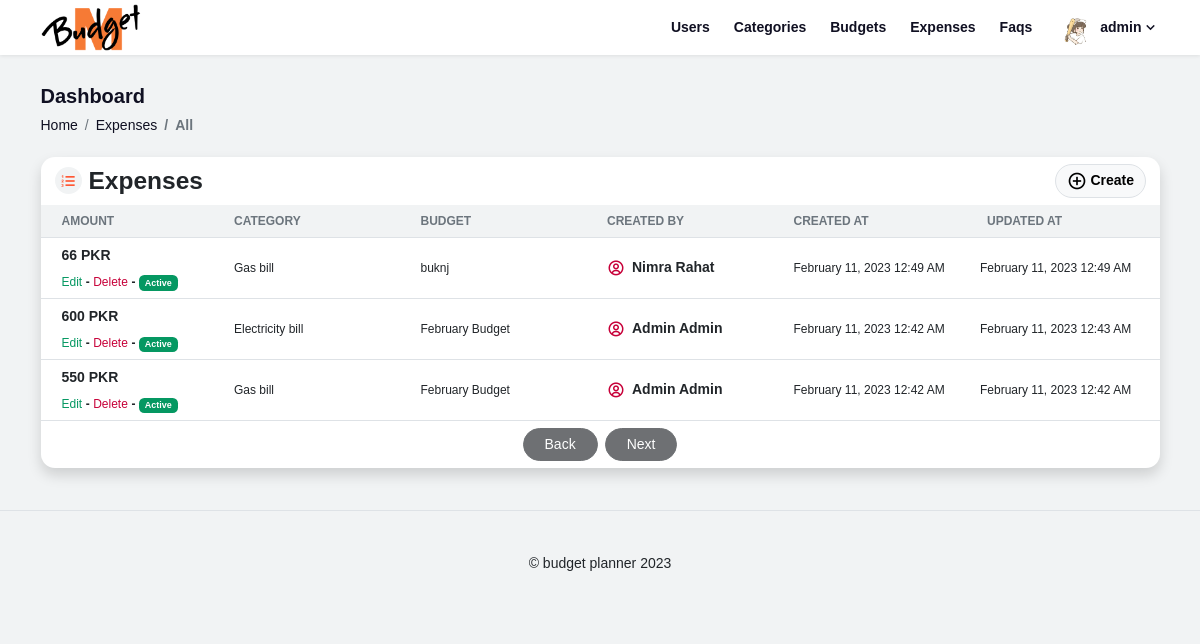
/expenses.php (signed in), run on the app's committed database.
### tables this page shows
CREATE TABLE `users` (
  `id` int(11) NOT NULL,
  `firstname` varchar(200) DEFAULT NULL,
  `lastname` varchar(200) DEFAULT NULL,
  `username` varchar(255) DEFAULT NULL,
  `image` text DEFAULT NULL,
  `email` varchar(200) DEFAULT NULL,
  `password` varchar(200) DEFAULT NULL,
  `is_role` tinyint(1) DEFAULT NULL,
  `is_status` int(11) DEFAULT NULL,
  `is_active` tinyint(1) DEFAULT NULL,
  `created_at` datetime DEFAULT NULL,
  `updated_at` datetime DEFAULT NULL
);

CREATE TABLE `expenses` (
  `id` int(11) NOT NULL,
  `description` varchar(1000) DEFAULT NULL,
  `amount` varchar(255) DEFAULT NULL,
  `budget_id` int(11) DEFAULT NULL,
  `category_id` int(11) DEFAULT NULL,
  `e_date` int(4) DEFAULT NULL,
  `e_month` int(11) DEFAULT NULL,
  `e_year` int(11) DEFAULT NULL,
  `is_active` tinyint(1) DEFAULT NULL,
  `created_by` int(11) DEFAULT NULL,
  `created_at` datetime DEFAULT NULL,
  `updated_at` datetime DEFAULT NULL
);

CREATE TABLE `categories` (
  `id` int(11) NOT NULL,
  `name` varchar(255) DEFAULT NULL,
  `is_editable` tinyint(1) DEFAULT NULL,
  `is_active` tinyint(1) DEFAULT NULL,
  `created_by` int(1) DEFAULT NULL,
  `created_at` datetime DEFAULT NULL,
  `updated_at` datetime DEFAULT NULL
);

CREATE TABLE `budgets` (
  `id` int(11) NOT NULL,
  `name` varchar(255) DEFAULT NULL,
  `savings` varchar(20) DEFAULT NULL,
  `budget` varchar(20) DEFAULT NULL,
  `e_date` int(11) DEFAULT NULL,
  `e_month` int(10) DEFAULT NULL,
  `e_year` year(4) DEFAULT NULL,
  `created_by` int(11) DEFAULT NULL,
  `is_active` tinyint(1) DEFAULT NULL,
  `created_at` datetime DEFAULT NULL,
  `updated_at` datetime DEFAULT NULL
);

### classes/session.php (called while the page is built, shortened)
<?php
class session {
	public static function get($key){
		if(isset($_SESSION[$key])){
			return $_SESSION[$key];
		} else {
			return false;
		}
	}
}
?>

### classes/auth.php (called while the page is built, shortened)
<?php
class auth {
    public static function user(){
        if(session::get("id")){
            $data = DB::select("*");
            $data = DB::from("users");
            $data = DB::where(["id" => session::get("id")]);
            $data = DB::execute();
            $data = DB::fetch("one");
        } else {
            $data = false;
        }
        return $data;
    }
}
?>

### classes/media.php (called while the page is built, shortened)
<?php
class media {
  public static function image($image) {
      if(empty($image) || $image == "avatar.png"){
        return "./uploads/placeholder/avatar.png";
      } else if (file_exists("./uploads/{$image}") && !empty($image)){
       return "./uploads/{$image}";
    }
  }
}

### modules/expenses.php (called while the page is built, shortened)
<?php
class module {
    public static function listing(){
        $data = DB::execute();
        $data = DB::fetch("all");
        return $data;
    }
}
?>

### classes/datetime.php (called while the page is built)
<?php
class DT {
    public static function format($datetime = "Y-m-d - h:i a", $pattern = "F d, Y h:i A"){
		return date($pattern, strtotime($datetime));
	}
}
?>

### expenses.php (the view, shortened to what this page needs)
<!DOCTYPE html>
<html lang="en">
<head>
    <link rel="stylesheet" href="./src/libs/bootstrap/css/bootstrap.min.css">
    <link rel="stylesheet" href="./src/libs/boxicons/css/boxicons.min.css">
    <link rel="stylesheet" href="./src/css/stylesheet.css">
    <link rel="stylesheet" href="./src/css/utilities.css">
</head>
<body class="bg-light">
    <?php f::component("navbar"); ?>
    <main class="container container-sm container-md container-lg container-xl container-xxl">
        <nav class="mt-5 pt-5 pb-4">
            <h1 class="font-20 text-dark text-decoration-none fw-bold">Dashboard</h1>
            <ol class="breadcrumb m-0">
                <li class="breadcrumb-item">
                    <a href="index.php" class="text-decoration-none text-dark">Home</a>
                </li>
                <li class="breadcrumb-item">
                    <a href="expenses.php" class="text-decoration-none text-dark">
                        Expenses
                    </a>
                </li>
                <li class="breadcrumb-item active fw-bold">All</li>
            </ol>
        </nav>
        <section class="bg-white card shadow rounded-4 border-0 mb-5">
            <div class="card-header bg-transparent d-flex align-items-center border-0">
                <h3 class="card-title fw-bold m-0 d-flex align-items-center">
                    <span class="bx bx-list-ol bg-light p-1 font-20 text-warning rounded-circle me-2"></span>
                    Expenses
                </h3>
                <a href="expense-create.php" class="d-flex align-items-center btn btn-light border ms-auto rounded-5">
                    <b class="bx bx-plus-circle me-1 font-20"></b>
                    <b>Create</b>
                </a>
            </div>
            <div class="card-body p-0">
                <table class="table table-card m-0 font-12">
                    <thead class="bg-light">
                        <tr>
                            <th class="px-4 border-bottom text-uppercase text-muted" scope="col">Amount</th>
                            <th class="border-bottom text-uppercase text-muted" scope="col">Category</th>
                            <th class="border-bottom text-uppercase text-muted" scope="col">Budget</th>
                            <?php if(f::is_admin()): ?>
                            <th class="border-bottom text-uppercase text-muted" scope="col">Created by</th>
                            <?php endif; ?>
                            <th class="border-bottom text-uppercase text-muted" scope="col">Created at</th>
                            <th class="px-3 border-bottom text-uppercase text-muted" scope="col">Updated at</th>
                        </tr>
                    </thead>
                    <tbody class="font-12">
                        <?php $listing = module::listing(); ?>
                        <?php if($listing): ?>
                        <?php foreach($listing as $item): ?>
                            <tr>
                                <td class="align-middle px-4" data-label="Name">
                                    <a href="expense-details.php?id=<?php echo $item["id"]; ?>" class="fw-bold link-dark font-14 text-decoration-none">
                                        <?php echo $item["amount"]; ?> PKR
                                    </a>
                                    <div class="d-flex align-items-center m-0 mt-2">
                                        <a href="expense-update.php?id=<?php echo $item["id"]; ?>" class="text-decoration-none text-success me-1">Edit</a>
                                        <b>-</b>
                                        <a href="expenses.php?id=<?php echo $item["id"]; ?>&action=delete" class="text-decoration-none text-danger mx-1">Delete</a>
                                        <b>-</b>
                                        <p class="ms-1 m-0"><?php echo f::is_active($item['is_active']); ?></p>
                                    </div>
                                </td>
                                <td class="align-middle" data-label="Category">
                                    <?php echo $item["category"]; ?>
                                </td>
                                <td class="align-middle" data-label="Budget">
                                    <?php echo $item["budget"]; ?>
                                </td>
                                <?php if(f::is_admin()): ?>
                                <td class="align-middle" data-label="Created by">
                                    <p class="m-0 d-flex align-items-center font-14">
                                        <b class="text-danger bx bx-user-circle me-2 font-18"></b>
                                        <b><?php echo $item["firstname"]; ?> <?php echo $item["lastname"]; ?></b>
                                    </p>
                                </td>
                                <?php endif; ?>
                                <td class="align-middle" data-label="Created at">
                                    <?php echo DT::format($item["created_at"]); ?>
                                </td>
                                <td class="align-middle" data-label="Updated at">
                                    <?php echo DT::format($item["updated_at"]); ?>
                                </td>
                            </tr>
                            <?php endforeach;?>
                        <?php endif;?>
                    </tbody>
                </table>
            </div>
            <div class="card-footer text-center bg-transparent border-0">
            </div>
        </section>
    </main>
</body>
</html>

### components/navbar.php (shortened to what this page needs)
<?php $user = auth::user(); ?>
<header class="navbar navbar-expand navbar-light fixed-top bg-white shadow-sm">
    <nav class="container container-sm container-md container-lg container-xl container-xxl">
        <a class="navbar-brand" href="index.php">
            <img src="./src/images/logo.png" class="d-inline-block logo">
        </a>
        <?php if(!f::is_authenticated()): ?>
        <ul class="navbar-nav nav-right">
            <li class="nav-item">
                <a class="nav-link text-dark btn btn-light shadow-none rounded-4" href="login.php">Login</a>
            </li>
            <li class="nav-item">
                <a class="nav-link text-dark btn btn-light shadow-none rounded-4" href="signup.php">Sign up</a>
            </li>
        </ul>
        <?php else: ?>
        <ul class="navbar-nav nav-center d-none d-lg-flex">
            <?php if(f::is_admin()): ?>
            <li class="nav-item">
                <a class="nav-link text-dark" href="users.php">Users</a>
            </li>
            <?php endif; ?>
            <li class="nav-item">
                <a class="nav-link text-dark" href="categories.php">Categories</a>
            </li>
            <li class="nav-item">
                <a class="nav-link text-dark" href="budgets.php">Budgets</a>
            </li>
            <li class="nav-item">
                <a class="nav-link text-dark" href="expenses.php">Expenses</a>
            </li>
            <li class="nav-item">
                <a class="nav-link text-dark" href="faqs.php">Faqs</a>
            </li>
        </ul>
        <?php endif; ?>
        <?php if(f::is_authenticated()): ?>
        <div class="dropdown ms-3">
            <a href="javascript:void(0)" data-bs-toggle="dropdown"
                class="d-flex align-items-center text-dark text-decoration-none">
                <div class="size-35 me-2">
                    <img src="<?php echo media::image($user["image"])?>" class="rounded-circle w-100 h-100 object-cover">
                </div>
                <b class="font-14"><?php echo $user["username"]; ?></b>
                <b class="bx bx-chevron-down font-18"></b>
            </a>
        </div>
        <?php endif; ?>
    </nav>
</header>

### classes/functions.php (shortened to what this page needs)
<?php
class f {
	public static function is_active($value, $type="badge"){
		if($type =="badge"){
			if($value == 0){
				echo '<span class="badge bg-danger">Inactive</span>';
			 } else if($value == 1) {
				echo '<span class="badge bg-success">Active</span>';
			 }
		} else if($type =="option") {
			if($value == 0){
				echo '<option value="1">Yes</option><option value="0" selected>No</option>';
			 } else if($value == 1) {
				echo '<option value="1" selected>Yes</option><option value="0">No</option>';
			 }
		}
   	}
	public static function is_admin($redirect = False, $path = ""){
		return ($_SESSION["is_role"] == 0) ? true  : false;
	}
	public static function is_customer($redirect = False, $path = ""){
		return ($_SESSION["is_role"] == 1) ? true  : false;
	}
	public static function is_authenticated(){
		return (isset($_SESSION["id"])) ? true  : false;
	}
	public static function component($file){
		require_once "components/".$file.".php";
	}
}
?>

### src/css/stylesheet.css (style rules this page uses)
html, body { margin: 0; padding: 0; font-size: 14px; font-family: Arial, Helvetica, sans-serif; }
.navbar { padding: 0px; margin: 0px; display: flex; }
.navbar .container .navbar-brand { width: 100px; max-width: 100px; min-width: 100px; height: auto; display: inline-block; margin-right: auto; }
.navbar .container .navbar-brand .logo { width: 100%; min-width: 100%; max-width: 100%; -o-object-fit: contain; object-fit: contain; height: auto; }
.navbar .container .nav-center { align-items: center; align-content: center; justify-content: space-between; }
.navbar .container .nav-center .nav-item { margin: 0 5px; }
.navbar .container .nav-center .nav-item .nav-link { font-weight: bolder; }

### src/css/utilities.css (style rules this page uses)
.size-35 { height: 35px; min-height: 35px; max-height: 35px; width: 35px; min-width: 35px; max-width: 35px; }
.font-12 { font-size: 12px; }
.font-14 { font-size: 14px; }
.font-18 { font-size: 18px; }
.font-20 { font-size: 20px; }
.object-cover { -o-object-fit: cover; object-fit: cover; }
.table-card { margin: 0; padding: 0; width: 100%; table-layout: fixed; font-size: 12px; }

### data on the page
users: image (picture), username "admin"
expenses: amount "66", is_active "Active", category.name "Gas bill", budget.name "buknj", users.firstname "Nimra", users.lastname "Rahat", created_at "February 11, 2023 12:49 AM", updated_at "February 11, 2023 12:49 AM"
expenses: amount "600", is_active "Active", category.name "Electricity bill", budget.name "February Budget", users.firstname "Admin", users.lastname "Admin", created_at "February 11, 2023 12:42 AM", updated_at "February 11, 2023 12:43 AM"
expenses: amount "550", is_active "Active", category.name "Gas bill", budget.name "February Budget", users.firstname "Admin", users.lastname "Admin", created_at "February 11, 2023 12:42 AM", updated_at "February 11, 2023 12:42 AM"
